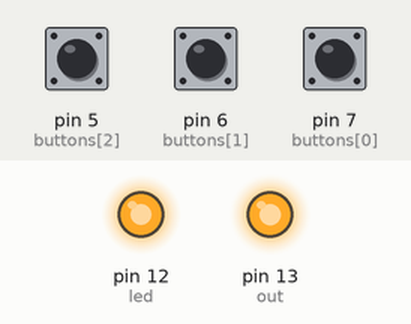
Bench run of a sketch on a simulated Arduino Uno, built with avr-gcc and run on an emulated ATmega328P. On the bench: output pins drawn as LEDs (lit = HIGH). Dashed ring = blinking. Inputs (shaded band) come from the test bench; at power-on: pin 7 (buttons[0]) LOW, pin 5 (buttons[2]) LOW, pin 6 (buttons[1]) LOW. What the sketch prints to the serial monitor is not drawn.

Above: at 1.2 s.
1.3 s: pin 7 (buttons[0]) pulled HIGH for 0.15 s
At 1.45 s:
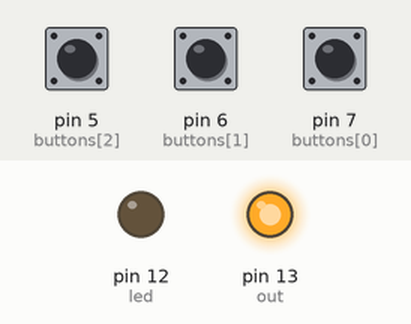
3.0 s: pin 7 (buttons[0]) pulled HIGH for 1 s
At 3.37 s:
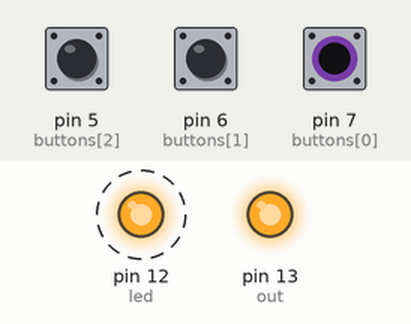
5.5 s: pin 7 (buttons[0]) pulsed HIGH 5 times (0.12 s each, 0.3 s apart)
At 8.0 s:
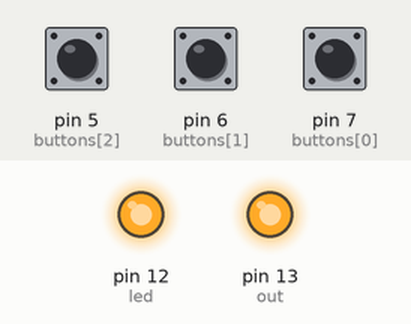
Timing chart, 0 to 9.5 s (numbered marks = the images above; inputs shaded):
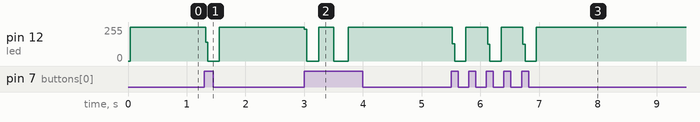

Measured:
- after the input at 1.3 s, pin 12 (led): 253/255 → 0/255 at once, → 255/255 0.23 s later
- after the input at 3.0 s, pin 12 (led): alternates 255/255 for 0.25 s and 0/255 for 0.25 s, 4 changes in all, then stays 255/255, starting at once
- after the input at 5.5 s, pin 12 (led): 255/255 → 130/255 at once, then repeats every 0.60 s: 0/255 0.19 s, 255/255 0.37 s, 124/255 0.04 s, until it stays 255/255 from 7.0 s

The sketch:

Buttons_2015_1_19_1.ino
```cpp
int out = 13;
int led = 12;
int buttons[3] = {7, 6, 5};
int delays[3] = {250, 500, 1000};

void setup() {

  pinMode(led, OUTPUT);
  pinMode(out, OUTPUT);
  digitalWrite(out, HIGH);

  for (int i = 0; i < sizeof(buttons)/sizeof(buttons[0]); i++)
    pinMode(buttons[i], INPUT);

  Serial.begin(9600);
}

void loop() {

  int buttonStates[sizeof(buttons)/sizeof(buttons[0])];
  for (int i = 0; i < sizeof(buttons)/sizeof(buttons[0]) + 1; i++)
    buttonStates[i] = digitalRead(buttons[i]);

  int _delay = getDelay(buttonStates);
  digitalWrite(led, LOW);
  delay(_delay);
  digitalWrite(led, HIGH);
  delay(_delay);
  Serial.println(_delay);
}

int getDelay (int buttonStates[]) { //if one button is pressed it's corresponding delay is return

  int _delay, amountPressed;
  for (int i = 0; i < sizeof(buttonStates)/sizeof(buttonStates[0]); i++) {
    if (buttonStates[i]) {
      _delay = delays[i];
      amountPressed ++;
    }
  }
  if (amountPressed > 1 || amountPressed == 0)
    return 0;
  else
    return _delay;
}
```
